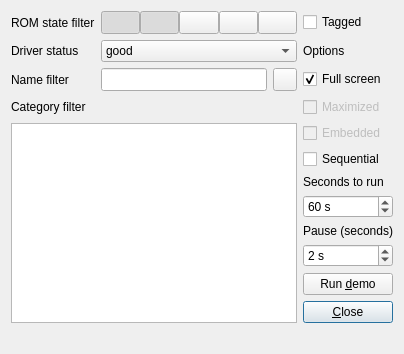
<?xml version="1.0" encoding="UTF-8"?>
<ui version="4.0">
 <class>DemoModeDialog</class>
 <widget class="QDialog" name="DemoModeDialog">
  <property name="geometry">
   <rect>
    <x>0</x>
    <y>0</y>
    <width>360</width>
    <height>338</height>
   </rect>
  </property>
  <property name="windowTitle">
   <string>Demo mode</string>
  </property>
  <layout class="QGridLayout" name="gridLayout">
   <item row="2" column="3" colspan="2">
    <widget class="QCheckBox" name="checkBoxFullScreen">
     <property name="toolTip">
      <string>Start emulators in full screen mode (otherwise use windowed mode)</string>
     </property>
     <property name="text">
      <string>Full screen</string>
     </property>
     <property name="checked">
      <bool>true</bool>
     </property>
    </widget>
   </item>
   <item row="3" column="3" colspan="2">
    <widget class="QCheckBox" name="checkBoxMaximized">
     <property name="enabled">
      <bool>false</bool>
     </property>
     <property name="toolTip">
      <string>Maximize emulators when in windowed mode</string>
     </property>
     <property name="text">
      <string>Maximized</string>
     </property>
    </widget>
   </item>
   <item row="2" column="1">
    <widget class="QLineEdit" name="lineEditNameFilter">
     <property name="sizePolicy">
      <sizepolicy hsizetype="Expanding" vsizetype="Minimum">
       <horstretch>0</horstretch>
       <verstretch>0</verstretch>
      </sizepolicy>
     </property>
     <property name="toolTip">
      <string>Specify a name (ID) filter-expression (Qt regular-expression syntax!) -- leave empty to not filter by name</string>
     </property>
    </widget>
   </item>
   <item row="4" column="0" rowspan="15" colspan="3">
    <widget class="QListWidget" name="listWidgetCategoryFilter">
     <property name="sizePolicy">
      <sizepolicy hsizetype="Expanding" vsizetype="Expanding">
       <horstretch>0</horstretch>
       <verstretch>0</verstretch>
      </sizepolicy>
     </property>
     <property name="toolTip">
      <string>Select / deselect the categories you want to include / exclude</string>
     </property>
    </widget>
   </item>
   <item row="19" column="0" colspan="5">
    <widget class="QLabel" name="labelDemoStatus">
     <property name="alignment">
      <set>Qt::AlignCenter</set>
     </property>
     <property name="wordWrap">
      <bool>true</bool>
     </property>
    </widget>
   </item>
   <item row="0" column="3" colspan="2">
    <widget class="QCheckBox" name="checkBoxTagged">
     <property name="toolTip">
      <string>Use only tagged games</string>
     </property>
     <property name="text">
      <string>Tagged</string>
     </property>
    </widget>
   </item>
   <item row="4" column="3" colspan="2">
    <widget class="QCheckBox" name="checkBoxEmbedded">
     <property name="enabled">
      <bool>false</bool>
     </property>
     <property name="toolTip">
      <string>Embed windowed emulators</string>
     </property>
     <property name="text">
      <string>Embedded</string>
     </property>
    </widget>
   </item>
   <item row="2" column="0">
    <widget class="QLabel" name="labelNameFilter">
     <property name="text">
      <string>Name filter</string>
     </property>
    </widget>
   </item>
   <item row="17" column="3" rowspan="2" colspan="2">
    <widget class="QPushButton" name="pushButtonClose">
     <property name="sizePolicy">
      <sizepolicy hsizetype="Minimum" vsizetype="MinimumExpanding">
       <horstretch>0</horstretch>
       <verstretch>0</verstretch>
      </sizepolicy>
     </property>
     <property name="toolTip">
      <string>Close this dialog (and stop running demo)</string>
     </property>
     <property name="text">
      <string>&amp;Close</string>
     </property>
    </widget>
   </item>
   <item row="1" column="0">
    <widget class="QLabel" name="labelDriverStatus">
     <property name="text">
      <string>Driver status</string>
     </property>
    </widget>
   </item>
   <item row="3" column="0" colspan="3">
    <widget class="QLabel" name="labelCategoryFilter">
     <property name="sizePolicy">
      <sizepolicy hsizetype="Preferred" vsizetype="Fixed">
       <horstretch>0</horstretch>
       <verstretch>0</verstretch>
      </sizepolicy>
     </property>
     <property name="text">
      <string>Category filter</string>
     </property>
    </widget>
   </item>
   <item row="7" column="3" colspan="2">
    <widget class="QSpinBox" name="spinBoxSecondsToRun">
     <property name="toolTip">
      <string>Number of seconds to run an emulator in demo mode</string>
     </property>
     <property name="suffix">
      <string> s</string>
     </property>
     <property name="maximum">
      <number>999999</number>
     </property>
     <property name="value">
      <number>60</number>
     </property>
    </widget>
   </item>
   <item row="2" column="2">
    <widget class="QToolButton" name="toolButtonClearNameFilter">
     <property name="sizePolicy">
      <sizepolicy hsizetype="Fixed" vsizetype="Minimum">
       <horstretch>0</horstretch>
       <verstretch>0</verstretch>
      </sizepolicy>
     </property>
     <property name="toolTip">
      <string>Clear name filter</string>
     </property>
     <property name="icon">
      <iconset resource="qmc2.qrc">
       <normaloff>:/data/img/broom.png</normaloff>:/data/img/broom.png</iconset>
     </property>
    </widget>
   </item>
   <item row="6" column="3" colspan="2">
    <widget class="QLabel" name="labelSecondsToRun">
     <property name="sizePolicy">
      <sizepolicy hsizetype="Preferred" vsizetype="Fixed">
       <horstretch>0</horstretch>
       <verstretch>0</verstretch>
      </sizepolicy>
     </property>
     <property name="text">
      <string>Seconds to run</string>
     </property>
    </widget>
   </item>
   <item row="1" column="1" colspan="2">
    <widget class="QComboBox" name="comboBoxDriverStatus">
     <property name="toolTip">
      <string>Choose the driver maturity states for sets to be included in the demo</string>
     </property>
     <item>
      <property name="text">
       <string>good</string>
      </property>
     </item>
     <item>
      <property name="text">
       <string>good + preliminary</string>
      </property>
     </item>
     <item>
      <property name="text">
       <string>good + preliminary + imperfect</string>
      </property>
     </item>
    </widget>
   </item>
   <item row="0" column="0">
    <widget class="QLabel" name="labelROMStatesToSelect">
     <property name="sizePolicy">
      <sizepolicy hsizetype="Fixed" vsizetype="Preferred">
       <horstretch>0</horstretch>
       <verstretch>0</verstretch>
      </sizepolicy>
     </property>
     <property name="text">
      <string>ROM state filter</string>
     </property>
    </widget>
   </item>
   <item row="5" column="3" colspan="2">
    <widget class="QCheckBox" name="checkBoxSequential">
     <property name="toolTip">
      <string>Launch sets sequentially rather than randomly</string>
     </property>
     <property name="text">
      <string>Sequential</string>
     </property>
    </widget>
   </item>
   <item row="0" column="1" colspan="2">
    <layout class="QHBoxLayout" name="horizontalLayout">
     <property name="spacing">
      <number>0</number>
     </property>
     <item>
      <widget class="QToolButton" name="toolButtonSelectC">
       <property name="sizePolicy">
        <sizepolicy hsizetype="Minimum" vsizetype="Fixed">
         <horstretch>0</horstretch>
         <verstretch>0</verstretch>
        </sizepolicy>
       </property>
       <property name="toolTip">
        <string>Select ROM state C (correct)?</string>
       </property>
       <property name="icon">
        <iconset resource="qmc2.qrc">
         <normaloff>:/data/img/sphere_green.png</normaloff>:/data/img/sphere_green.png</iconset>
       </property>
       <property name="checkable">
        <bool>true</bool>
       </property>
       <property name="checked">
        <bool>true</bool>
       </property>
      </widget>
     </item>
     <item>
      <widget class="QToolButton" name="toolButtonSelectM">
       <property name="sizePolicy">
        <sizepolicy hsizetype="Minimum" vsizetype="Fixed">
         <horstretch>0</horstretch>
         <verstretch>0</verstretch>
        </sizepolicy>
       </property>
       <property name="toolTip">
        <string>Select ROM state M (mostly correct)?</string>
       </property>
       <property name="icon">
        <iconset resource="qmc2.qrc">
         <normaloff>:/data/img/sphere_yellowgreen.png</normaloff>:/data/img/sphere_yellowgreen.png</iconset>
       </property>
       <property name="checkable">
        <bool>true</bool>
       </property>
       <property name="checked">
        <bool>true</bool>
       </property>
      </widget>
     </item>
     <item>
      <widget class="QToolButton" name="toolButtonSelectI">
       <property name="sizePolicy">
        <sizepolicy hsizetype="Minimum" vsizetype="Fixed">
         <horstretch>0</horstretch>
         <verstretch>0</verstretch>
        </sizepolicy>
       </property>
       <property name="toolTip">
        <string>Select ROM state I (incorrect)?</string>
       </property>
       <property name="icon">
        <iconset resource="qmc2.qrc">
         <normaloff>:/data/img/sphere_red.png</normaloff>:/data/img/sphere_red.png</iconset>
       </property>
       <property name="checkable">
        <bool>true</bool>
       </property>
      </widget>
     </item>
     <item>
      <widget class="QToolButton" name="toolButtonSelectN">
       <property name="sizePolicy">
        <sizepolicy hsizetype="Minimum" vsizetype="Fixed">
         <horstretch>0</horstretch>
         <verstretch>0</verstretch>
        </sizepolicy>
       </property>
       <property name="toolTip">
        <string>Select ROM state N (not found)?</string>
       </property>
       <property name="icon">
        <iconset resource="qmc2.qrc">
         <normaloff>:/data/img/sphere_grey.png</normaloff>:/data/img/sphere_grey.png</iconset>
       </property>
       <property name="checkable">
        <bool>true</bool>
       </property>
      </widget>
     </item>
     <item>
      <widget class="QToolButton" name="toolButtonSelectU">
       <property name="sizePolicy">
        <sizepolicy hsizetype="Minimum" vsizetype="Fixed">
         <horstretch>0</horstretch>
         <verstretch>0</verstretch>
        </sizepolicy>
       </property>
       <property name="toolTip">
        <string>Select ROM state U (unknown)?</string>
       </property>
       <property name="icon">
        <iconset resource="qmc2.qrc">
         <normaloff>:/data/img/sphere_blue.png</normaloff>:/data/img/sphere_blue.png</iconset>
       </property>
       <property name="checkable">
        <bool>true</bool>
       </property>
      </widget>
     </item>
    </layout>
   </item>
   <item row="9" column="3" colspan="2">
    <widget class="QSpinBox" name="spinBoxPauseSeconds">
     <property name="toolTip">
      <string>Number of seconds to pause between emulator runs</string>
     </property>
     <property name="suffix">
      <string> s</string>
     </property>
     <property name="minimum">
      <number>1</number>
     </property>
     <property name="maximum">
      <number>9999</number>
     </property>
     <property name="value">
      <number>2</number>
     </property>
    </widget>
   </item>
   <item row="8" column="3" colspan="2">
    <widget class="QLabel" name="labelPause">
     <property name="sizePolicy">
      <sizepolicy hsizetype="Preferred" vsizetype="Fixed">
       <horstretch>0</horstretch>
       <verstretch>0</verstretch>
      </sizepolicy>
     </property>
     <property name="text">
      <string>Pause (seconds)</string>
     </property>
    </widget>
   </item>
   <item row="1" column="3" colspan="2">
    <widget class="QLabel" name="labelOptions">
     <property name="sizePolicy">
      <sizepolicy hsizetype="Preferred" vsizetype="Fixed">
       <horstretch>0</horstretch>
       <verstretch>0</verstretch>
      </sizepolicy>
     </property>
     <property name="text">
      <string>Options</string>
     </property>
    </widget>
   </item>
   <item row="10" column="3" rowspan="7" colspan="2">
    <widget class="QPushButton" name="pushButtonRunDemo">
     <property name="sizePolicy">
      <sizepolicy hsizetype="Minimum" vsizetype="Expanding">
       <horstretch>0</horstretch>
       <verstretch>0</verstretch>
      </sizepolicy>
     </property>
     <property name="toolTip">
      <string>Run demo now</string>
     </property>
     <property name="text">
      <string>Run &amp;demo</string>
     </property>
    </widget>
   </item>
  </layout>
 </widget>
 <tabstops>
  <tabstop>toolButtonSelectC</tabstop>
  <tabstop>toolButtonSelectM</tabstop>
  <tabstop>toolButtonSelectI</tabstop>
  <tabstop>toolButtonSelectN</tabstop>
  <tabstop>toolButtonSelectU</tabstop>
  <tabstop>checkBoxTagged</tabstop>
  <tabstop>comboBoxDriverStatus</tabstop>
  <tabstop>lineEditNameFilter</tabstop>
  <tabstop>toolButtonClearNameFilter</tabstop>
  <tabstop>checkBoxFullScreen</tabstop>
  <tabstop>checkBoxMaximized</tabstop>
  <tabstop>listWidgetCategoryFilter</tabstop>
  <tabstop>checkBoxEmbedded</tabstop>
  <tabstop>checkBoxSequential</tabstop>
  <tabstop>spinBoxSecondsToRun</tabstop>
  <tabstop>spinBoxPauseSeconds</tabstop>
  <tabstop>pushButtonClose</tabstop>
 </tabstops>
 <resources>
  <include location="qmc2.qrc"/>
 </resources>
 <connections>
  <connection>
   <sender>checkBoxFullScreen</sender>
   <signal>toggled(bool)</signal>
   <receiver>checkBoxMaximized</receiver>
   <slot>setDisabled(bool)</slot>
   <hints>
    <hint type="sourcelabel">
     <x>355</x>
     <y>141</y>
    </hint>
    <hint type="destinationlabel">
     <x>355</x>
     <y>166</y>
    </hint>
   </hints>
  </connection>
  <connection>
   <sender>pushButtonClose</sender>
   <signal>clicked()</signal>
   <receiver>DemoModeDialog</receiver>
   <slot>close()</slot>
   <hints>
    <hint type="sourcelabel">
     <x>435</x>
     <y>322</y>
    </hint>
    <hint type="destinationlabel">
     <x>292</x>
     <y>98</y>
    </hint>
   </hints>
  </connection>
  <connection>
   <sender>checkBoxFullScreen</sender>
   <signal>toggled(bool)</signal>
   <receiver>checkBoxEmbedded</receiver>
   <slot>setDisabled(bool)</slot>
   <hints>
    <hint type="sourcelabel">
     <x>355</x>
     <y>141</y>
    </hint>
    <hint type="destinationlabel">
     <x>355</x>
     <y>191</y>
    </hint>
   </hints>
  </connection>
  <connection>
   <sender>checkBoxTagged</sender>
   <signal>toggled(bool)</signal>
   <receiver>toolButtonSelectC</receiver>
   <slot>setDisabled(bool)</slot>
   <hints>
    <hint type="sourcelabel">
     <x>355</x>
     <y>27</y>
    </hint>
    <hint type="destinationlabel">
     <x>121</x>
     <y>24</y>
    </hint>
   </hints>
  </connection>
  <connection>
   <sender>checkBoxTagged</sender>
   <signal>toggled(bool)</signal>
   <receiver>toolButtonSelectM</receiver>
   <slot>setDisabled(bool)</slot>
   <hints>
    <hint type="sourcelabel">
     <x>355</x>
     <y>27</y>
    </hint>
    <hint type="destinationlabel">
     <x>158</x>
     <y>23</y>
    </hint>
   </hints>
  </connection>
  <connection>
   <sender>checkBoxTagged</sender>
   <signal>toggled(bool)</signal>
   <receiver>toolButtonSelectI</receiver>
   <slot>setDisabled(bool)</slot>
   <hints>
    <hint type="sourcelabel">
     <x>355</x>
     <y>27</y>
    </hint>
    <hint type="destinationlabel">
     <x>196</x>
     <y>29</y>
    </hint>
   </hints>
  </connection>
  <connection>
   <sender>checkBoxTagged</sender>
   <signal>toggled(bool)</signal>
   <receiver>toolButtonSelectN</receiver>
   <slot>setDisabled(bool)</slot>
   <hints>
    <hint type="sourcelabel">
     <x>355</x>
     <y>27</y>
    </hint>
    <hint type="destinationlabel">
     <x>233</x>
     <y>16</y>
    </hint>
   </hints>
  </connection>
  <connection>
   <sender>checkBoxTagged</sender>
   <signal>toggled(bool)</signal>
   <receiver>toolButtonSelectU</receiver>
   <slot>setDisabled(bool)</slot>
   <hints>
    <hint type="sourcelabel">
     <x>355</x>
     <y>27</y>
    </hint>
    <hint type="destinationlabel">
     <x>270</x>
     <y>29</y>
    </hint>
   </hints>
  </connection>
  <connection>
   <sender>checkBoxTagged</sender>
   <signal>toggled(bool)</signal>
   <receiver>listWidgetCategoryFilter</receiver>
   <slot>setDisabled(bool)</slot>
   <hints>
    <hint type="sourcelabel">
     <x>355</x>
     <y>27</y>
    </hint>
    <hint type="destinationlabel">
     <x>134</x>
     <y>165</y>
    </hint>
   </hints>
  </connection>
  <connection>
   <sender>checkBoxTagged</sender>
   <signal>toggled(bool)</signal>
   <receiver>comboBoxDriverStatus</receiver>
   <slot>setDisabled(bool)</slot>
   <hints>
    <hint type="sourcelabel">
     <x>355</x>
     <y>27</y>
    </hint>
    <hint type="destinationlabel">
     <x>219</x>
     <y>42</y>
    </hint>
   </hints>
  </connection>
  <connection>
   <sender>checkBoxTagged</sender>
   <signal>toggled(bool)</signal>
   <receiver>lineEditNameFilter</receiver>
   <slot>setDisabled(bool)</slot>
   <hints>
    <hint type="sourcelabel">
     <x>355</x>
     <y>27</y>
    </hint>
    <hint type="destinationlabel">
     <x>225</x>
     <y>72</y>
    </hint>
   </hints>
  </connection>
  <connection>
   <sender>toolButtonClearNameFilter</sender>
   <signal>clicked()</signal>
   <receiver>lineEditNameFilter</receiver>
   <slot>clear()</slot>
   <hints>
    <hint type="sourcelabel">
     <x>259</x>
     <y>76</y>
    </hint>
    <hint type="destinationlabel">
     <x>210</x>
     <y>78</y>
    </hint>
   </hints>
  </connection>
 </connections>
</ui>
